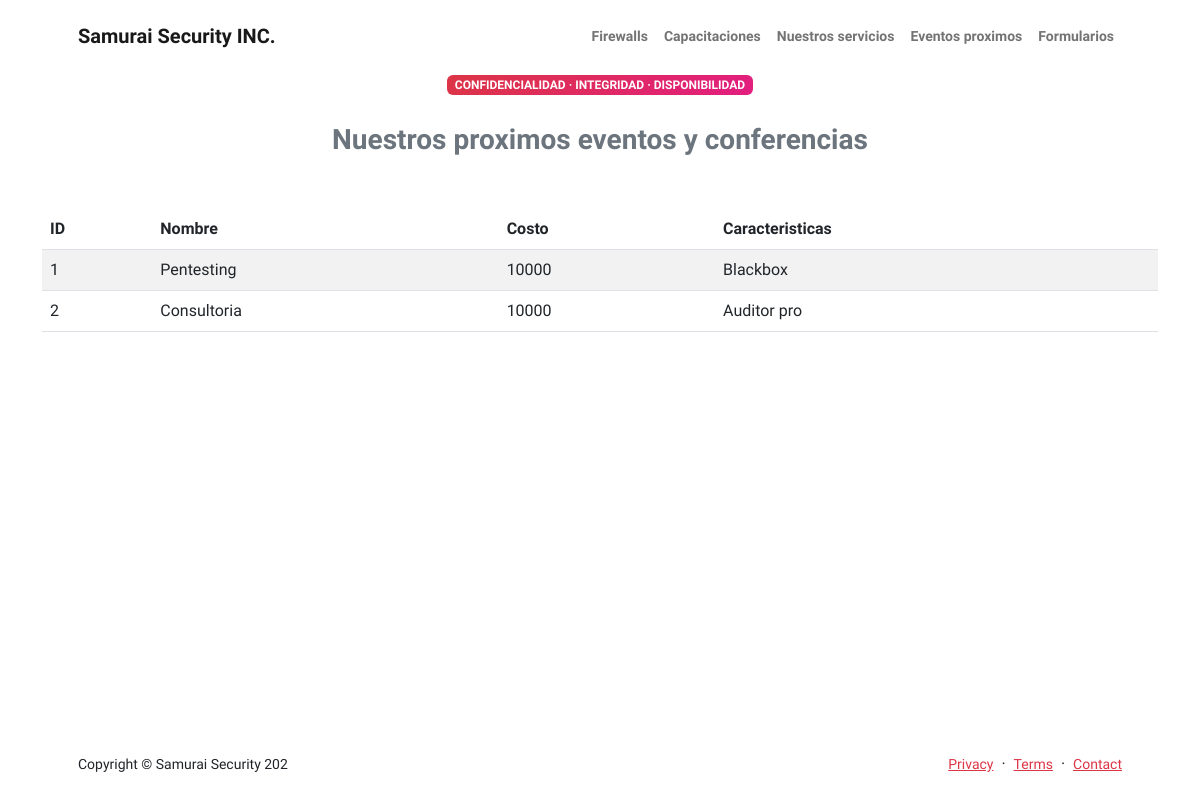
The app's page /servicios/ with its own data.
### app/models.py (models this page shows)
class Servicios(models.Model):
    nombre = models.CharField(max_length=40)
    costo = models.IntegerField()
    caracteristicas = models.CharField(max_length=40)

### app/views.py (the view)
# urls.py: path("servicios/", servicios_vista, name="servicios"),
def servicios_vista(request):
    contexto = {"servicitoo": Servicios.objects.all()}
    return render(request, "app/servicios.html", contexto)

### app/templates/app/servicios.html
{% extends "app/index.html" %}
{% block principal %}
<div class="container px-5 pb-5">
    <div class="row gx-5 justify-content-center">
      <div class="col-xxl-5">
        <div class="text-center">
          <div class="badge bg-gradient-primary-to-secondary text-white mb-4">
            <div class="text-uppercase">Confidencialidad · Integridad · Disponibilidad</div>
          </div>
          <div class="fs-3 fw-bold text-muted">Nuestros proximos eventos y conferencias</div>
        </div>
      </div>
    </div>
  </div>
{% endblock principal %}
{% block content %}
<div class="container">
<table class="table table-striped">
    <thead>
    <tr>
     <th>ID</th>
      <th>Nombre</th>
      <th>Costo</th>
      <th>Caracteristicas</th>
    </tr>
    </thead>
    <tbody>
        {% for c in servicitoo %}
    <tr>
      <td>{{ c.id}}</td>
      <td>{{ c.nombre}}</td>
      <td>{{ c.costo}}</td>
      <td>{{ c.caracteristicas}}</td>
    </tr>
    {% endfor %}
    </tbody>
  </table>
</div>
{% endblock content %}

### records on screen
Servicios: id "1", nombre "Pentesting", costo "10000", caracteristicas "Blackbox"
Servicios: id "2", nombre "Consultoria", costo "10000", caracteristicas "Auditor pro"
